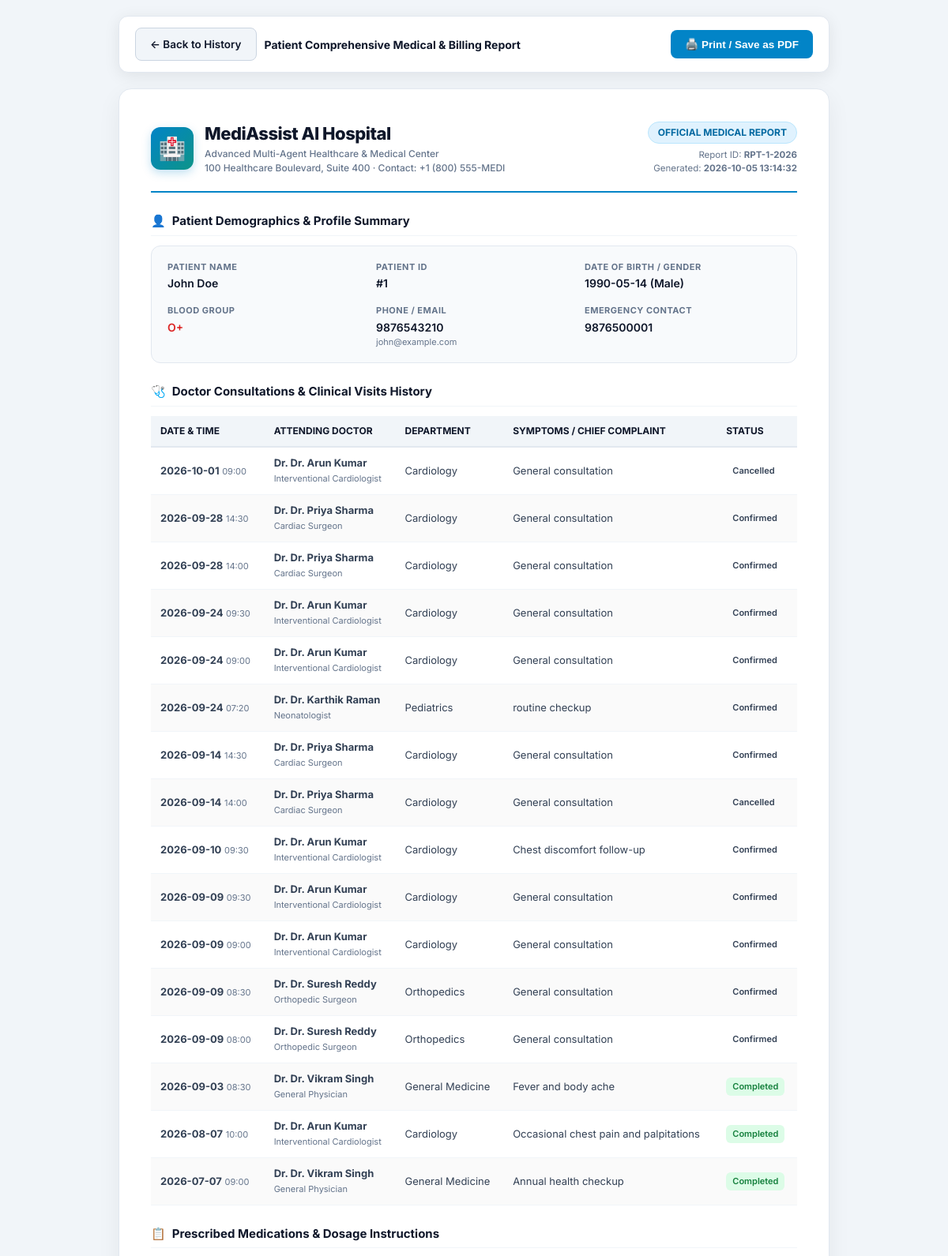
The page /patient/report (signed in, upper part) on the database its author committed.
### tables this page shows
CREATE TABLE patients (
    patient_id      INTEGER PRIMARY KEY AUTOINCREMENT,
    user_id         INTEGER UNIQUE NOT NULL,
    date_of_birth   TEXT,
    gender          TEXT,
    blood_group     TEXT,
    address         TEXT,
    emergency_contact TEXT,
    FOREIGN KEY (user_id) REFERENCES users(user_id)
);

CREATE TABLE users (
    user_id         INTEGER PRIMARY KEY AUTOINCREMENT,
    username        TEXT UNIQUE NOT NULL,
    email           TEXT UNIQUE NOT NULL,
    password_hash   TEXT NOT NULL,
    role            TEXT NOT NULL DEFAULT 'patient',   -- patient | admin
    full_name       TEXT NOT NULL,
    phone           TEXT,
    created_at      TIMESTAMP DEFAULT CURRENT_TIMESTAMP,
    is_active       INTEGER DEFAULT 1
);

CREATE TABLE appointments (
    appointment_id  INTEGER PRIMARY KEY AUTOINCREMENT,
    patient_id      INTEGER NOT NULL,
    doctor_id       INTEGER NOT NULL,
    appointment_date TEXT NOT NULL,   -- YYYY-MM-DD
    appointment_time TEXT NOT NULL,   -- HH:MM
    status          TEXT DEFAULT 'confirmed',  -- confirmed | cancelled | completed | rescheduled
    reason          TEXT,
    created_at      TIMESTAMP DEFAULT CURRENT_TIMESTAMP,
    FOREIGN KEY (patient_id) REFERENCES patients(patient_id),
    FOREIGN KEY (doctor_id) REFERENCES doctors(doctor_id)
);

CREATE TABLE doctors (
    doctor_id       INTEGER PRIMARY KEY AUTOINCREMENT,
    full_name       TEXT NOT NULL,
    department_id   INTEGER NOT NULL,
    specialization  TEXT NOT NULL,
    qualification   TEXT,
    experience_years INTEGER,
    available_days  TEXT,          -- e.g. Mon,Tue,Wed,Thu,Fri
    available_time  TEXT,          -- e.g. 09:00-13:00
    consultation_fee REAL DEFAULT 500,
    rating          REAL DEFAULT 4.5,
    room_no         TEXT,
    FOREIGN KEY (department_id) REFERENCES departments(department_id)
);

CREATE TABLE departments (
    department_id   INTEGER PRIMARY KEY AUTOINCREMENT,
    name            TEXT UNIQUE NOT NULL,
    description     TEXT,
    services        TEXT,          -- comma separated services
    location        TEXT,          -- floor / block
    timings         TEXT,          -- opening hours
    contact_ext     TEXT
);

### routes/patient.py (the view, shortened to what this page needs)
@patient_bp.route("/patient/report")
@patient_bp.route("/patient/<int:patient_id>/report")
@login_required
def generate_report(patient_id=None):
    from datetime import datetime
    user = get_current_user()
    target_patient = None
    if not target_patient:
        target_patient = query(
            """SELECT p.*, u.full_name, u.email, u.phone, u.username
               FROM patients p
               JOIN users u ON p.user_id = u.user_id
               WHERE p.user_id = ?""",
            (user["user_id"],),
            fetchone=True,
        )
    if not target_patient:
        flash("Patient not found.", "danger")
        return redirect(url_for("patient.medical_history"))
    pid = target_patient["patient_id"]
    appointments = query(
        """SELECT a.*, d.full_name as doctor_name, d.specialization, dept.name as department_name
           FROM appointments a
           JOIN doctors d ON a.doctor_id = d.doctor_id
           JOIN departments dept ON d.department_id = dept.department_id
           WHERE a.patient_id = ?
           ORDER BY a.appointment_date DESC, a.appointment_time DESC""",
        (pid,),
    ) or []
    prescriptions = query(
        """SELECT p.*, d.full_name as doctor_name
           FROM prescriptions p
           JOIN doctors d ON p.doctor_id = d.doctor_id
           WHERE p.patient_id = ?
           ORDER BY p.date_issued DESC""",
        (pid,),
    ) or []
    lab_reports = query(
        """SELECT r.*, t.test_name, t.category as test_category
           FROM lab_reports r
           JOIN lab_tests t ON r.test_id = t.test_id
           WHERE r.patient_id = ?
           ORDER BY r.booked_date DESC""",
        (pid,),
    ) or []
    bills = query("SELECT * FROM bills WHERE patient_id = ? ORDER BY date_issued DESC", (pid,)) or []
    payments = query(
        """SELECT p.*, b.description as bill_description FROM payments p
           JOIN bills b ON p.bill_id = b.bill_id
           WHERE p.patient_id = ? ORDER BY p.paid_at DESC""",
        (pid,),
    ) or []
    total_billed = sum(b["amount"] for b in bills)
    total_paid = sum(p["amount_paid"] for p in payments)
    total_unpaid = sum(b["amount"] for b in bills if b["status"] == "unpaid")
    now = datetime.now()
    generated_at = now.strftime("%Y-%m-%d %H:%M:%S")
    now_year = now.year
    return render_template(
        "patient_report.html",
        user=user,
        patient=target_patient,
        appointments=appointments,
        prescriptions=prescriptions,
        lab_reports=lab_reports,
        bills=bills,
        payments=payments,
        total_billed=total_billed,
        total_paid=total_paid,
        total_unpaid=total_unpaid,
        generated_at=generated_at,
        now_year=now_year,
    )

### database/db.py (called while the page is built)
def get_connection():
    conn = sqlite3.connect(DB_PATH)
    conn.row_factory = sqlite3.Row
    conn.execute("PRAGMA foreign_keys = ON")
    return conn

def query(sql, params=(), fetchone=False, commit=False):
    conn = get_connection()
    cur = conn.cursor()
    cur.execute(sql, params)
    if commit:
        conn.commit()
        last_id = cur.lastrowid
        conn.close()
        return last_id
    rows = cur.fetchone() if fetchone else cur.fetchall()
    conn.close()
    if rows is None:
        return None
    if fetchone:
        return dict(rows)
    return [dict(r) for r in rows]

### routes/auth.py (called while the page is built)
def login_required(f):
    @wraps(f)
    def wrapper(*args, **kwargs):
        if "user_id" not in session:
            if request.path.startswith("/api/"):
                return jsonify({"error": "Authentication required"}), 401
            flash("Please log in to continue.", "warning")
            return redirect(url_for("auth.login", next=request.path))
        return f(*args, **kwargs)
    return wrapper

def get_current_user():
    if "user_id" not in session:
        return None
    return query("SELECT * FROM users WHERE user_id = ?", (session["user_id"],), fetchone=True)

### templates/patient_report.html (shortened to what this page needs)
<!DOCTYPE html>
<html lang="en">
<head>
</head>
<body>
  <div class="no-print-toolbar">
    <div style="display: flex; align-items: center; gap: 10px;">
      <a href="{{ url_for('patient.medical_history', patient_id=patient.patient_id) }}" class="btn btn-secondary">
        ← Back to History
      </a>
      <span style="font-weight: 700; color: var(--dark);">Patient Comprehensive Medical & Billing Report</span>
    </div>
    <div style="display: flex; gap: 10px;">
      <button onclick="window.print()" class="btn btn-primary">
        🖨️ Print / Save as PDF
      </button>
    </div>
  </div>
  <div class="report-container">
    <div class="hospital-header">
      <div class="hospital-brand">
        <div class="logo-icon">🏥</div>
        <div>
          <div class="hospital-title">MediAssist AI Hospital</div>
          <div class="hospital-subtitle">Advanced Multi-Agent Healthcare & Medical Center</div>
          <div class="hospital-subtitle">100 Healthcare Boulevard, Suite 400 · Contact: +1 (800) 555-MEDI</div>
        </div>
      </div>
      <div class="report-meta">
        <span class="report-badge">OFFICIAL MEDICAL REPORT</span>
        <div class="report-meta-text">Report ID: <b>RPT-{{ patient.patient_id }}-{{ now_year }}</b></div>
        <div class="report-meta-text">Generated: <b>{{ generated_at }}</b></div>
      </div>
    </div>
    <div class="section-title">
      <span>👤</span> Patient Demographics & Profile Summary
    </div>
    <div class="demographics-grid">
      <div class="demo-item">
        <span class="demo-label">Patient Name</span>
        <span class="demo-val">{{ patient.full_name }}</span>
      </div>
      <div class="demo-item">
        <span class="demo-label">Patient ID</span>
        <span class="demo-val">#{{ patient.patient_id }}</span>
      </div>
      <div class="demo-item">
        <span class="demo-label">Date of Birth / Gender</span>
        <span class="demo-val">{{ patient.date_of_birth or 'N/A' }} ({{ patient.gender or 'N/A' | capitalize }})</span>
      </div>
      <div class="demo-item">
        <span class="demo-label">Blood Group</span>
        <span class="demo-val" style="color: var(--danger);">{{ patient.blood_group or 'N/A' }}</span>
      </div>
      <div class="demo-item">
        <span class="demo-label">Phone / Email</span>
        <span class="demo-val">{{ patient.phone or 'N/A' }}</span>
        <span style="font-size: 11px; color: var(--text-muted);">{{ patient.email or 'N/A' }}</span>
      </div>
      <div class="demo-item">
        <span class="demo-label">Emergency Contact</span>
        <span class="demo-val">{{ patient.emergency_contact or 'N/A' }}</span>
      </div>
    </div>
    <div class="section-title">
      <span>🩺</span> Doctor Consultations & Clinical Visits History
    </div>
    {% if appointments %}
    <table class="report-table">
      <thead>
        <tr>
          <th>Date & Time</th>
          <th>Attending Doctor</th>
          <th>Department</th>
          <th>Symptoms / Chief Complaint</th>
          <th>Status</th>
        </tr>
      </thead>
      <tbody>
        {% for a in appointments %}
        <tr>
          <td><b>{{ a.appointment_date }}</b> <span style="font-size: 11px; color: var(--text-muted);">{{ a.appointment_time }}</span></td>
          <td><b>Dr. {{ a.doctor_name }}</b><br><span style="font-size: 11px; color: var(--text-muted);">{{ a.specialization }}</span></td>
          <td>{{ a.department_name }}</td>
          <td>{{ a.reason or 'Routine Checkup / Consultation' }}</td>
          <td><span class="badge badge-{{ a.status }}">{{ a.status }}</span></td>
        </tr>
        {% endfor %}
      </tbody>
    </table>
    {% else %}
    <p style="font-size: 12.5px; color: var(--text-muted); font-style: italic;">No clinical consultation records found.</p>
    {% endif %}
    <div class="section-title">
      <span>📋</span> Prescribed Medications & Dosage Instructions
    </div>
  </div>
</body>
</html>

### templates/patient_report.html (style rules this page uses)
:root { --primary: #0284c7; --primary-dark: #0369a1; --primary-light: #e0f2fe; --accent: #0d9488; --dark: #0f172a; --text: #334155; --text-muted: #64748b; --border: #e2e8f0; --bg: #f8fafc; --success: #16a34a; --warning: #d97706; --danger: #dc2626; }
* { box-sizing: border-box; margin: 0; padding: 0; }
body { font-family: 'Inter', system-ui, -apple-system, sans-serif; background-color: #f1f5f9; color: var(--text); line-height: 1.5; font-size: 14px; padding: 20px 10px; }
.no-print-toolbar { max-width: 900px; margin: 0 auto 20px auto; background: #ffffff; padding: 14px 20px; border-radius: 12px; box-shadow: 0 4px 20px rgba(0,0,0,0.08); display: flex; justify-content: space-between; align-items: center; flex-wrap: wrap; gap: 12px; border: 1px solid var(--border); }
.btn { display: inline-flex; align-items: center; gap: 8px; padding: 10px 18px; border-radius: 8px; font-weight: 600; font-size: 13.5px; text-decoration: none; cursor: pointer; border: none; transition: all 0.2s ease; }
.btn-primary { background: var(--primary); color: white; }
.btn-secondary { background: #f1f5f9; color: var(--dark); border: 1px solid #cbd5e1; }
.report-container { max-width: 900px; margin: 0 auto; background: #ffffff; padding: 40px; border-radius: 16px; box-shadow: 0 10px 30px rgba(0,0,0,0.06); border: 1px solid var(--border); position: relative; }
.hospital-header { display: flex; justify-content: space-between; align-items: center; border-bottom: 2px solid var(--primary); padding-bottom: 20px; margin-bottom: 25px; }
.hospital-brand { display: flex; align-items: center; gap: 14px; }
.logo-icon { width: 54px; height: 54px; background: linear-gradient(135deg, var(--primary), var(--accent)); color: white; border-radius: 12px; display: flex; align-items: center; justify-content: center; font-size: 28px; box-shadow: 0 4px 12px rgba(2, 132, 199, 0.25); }
.hospital-title { font-size: 22px; font-weight: 800; color: var(--dark); letter-spacing: -0.5px; }
.hospital-subtitle { font-size: 12px; color: var(--text-muted); font-weight: 500; }
.report-meta { text-align: right; }
.report-badge { display: inline-block; background: var(--primary-light); color: var(--primary-dark); padding: 4px 12px; border-radius: 20px; font-weight: 700; font-size: 12px; margin-bottom: 6px; border: 1px solid #bae6fd; }
.report-meta-text { font-size: 11.5px; color: var(--text-muted); }
.section-title { font-size: 15px; font-weight: 700; color: var(--dark); margin: 25px 0 12px 0; padding-bottom: 6px; border-bottom: 1.5px solid #f1f5f9; display: flex; align-items: center; gap: 8px; }
.demographics-grid { display: grid; grid-template-columns: repeat(3, 1fr); gap: 16px; background: #f8fafc; padding: 18px 20px; border-radius: 12px; border: 1px solid #e2e8f0; margin-bottom: 20px; }
.demo-item { display: flex; flex-direction: column; }
.demo-label { font-size: 11px; font-weight: 700; text-transform: uppercase; color: var(--text-muted); letter-spacing: 0.5px; }
.demo-val { font-size: 14px; font-weight: 600; color: var(--dark); margin-top: 2px; }
.report-table { width: 100%; border-collapse: collapse; margin-top: 8px; font-size: 13px; }
.report-table th { background: #f1f5f9; color: var(--dark); font-weight: 700; text-align: left; padding: 10px 12px; border-bottom: 2px solid var(--border); font-size: 12px; text-transform: uppercase; }
.report-table td { padding: 10px 12px; border-bottom: 1px solid #f1f5f9; color: var(--text); }
.report-table tr:nth-child(even) { background-color: #fafafa; }
.badge { display: inline-block; padding: 3px 8px; border-radius: 6px; font-size: 11px; font-weight: 600; text-transform: capitalize; }
.badge-paid, .badge-ready, .badge-completed { background: #dcfce7; color: #15803d; }

### rows shown on the page
patients: patient_id "1", date_of_birth "1990-05-14", gender "Male", blood_group "O+", emergency_contact "9876500001"
users: full_name "John Doe", phone "9876543210", email "john@example.com"
appointments: appointment_date "2026-10-01", appointment_time "09:00", doctor_name "Dr. Arun Kumar", specialization "Interventional Cardiologist", department_name "Cardiology", reason "General consultation", status "Cancelled"
appointments: appointment_date "2026-09-28", appointment_time "14:30", doctor_name "Dr. Priya Sharma", specialization "Cardiac Surgeon", department_name "Cardiology", reason "General consultation", status "Confirmed"
appointments: appointment_date "2026-09-28", appointment_time "14:00", doctor_name "Dr. Priya Sharma", specialization "Cardiac Surgeon", department_name "Cardiology", reason "General consultation", status "Confirmed"
appointments: appointment_date "2026-09-24", appointment_time "09:30", doctor_name "Dr. Arun Kumar", specialization "Interventional Cardiologist", department_name "Cardiology", reason "General consultation", status "Confirmed"
appointments: appointment_date "2026-09-24", appointment_time "09:00", doctor_name "Dr. Arun Kumar", specialization "Interventional Cardiologist", department_name "Cardiology", reason "General consultation", status "Confirmed"
appointments: appointment_date "2026-09-24", appointment_time "07:20", doctor_name "Dr. Karthik Raman", specialization "Neonatologist", department_name "Pediatrics", reason "routine checkup", status "Confirmed"
appointments: appointment_date "2026-09-14", appointment_time "14:30", doctor_name "Dr. Priya Sharma", specialization "Cardiac Surgeon", department_name "Cardiology", reason "General consultation", status "Confirmed"
appointments: appointment_date "2026-09-14", appointment_time "14:00", doctor_name "Dr. Priya Sharma", specialization "Cardiac Surgeon", department_name "Cardiology", reason "General consultation", status "Cancelled"
appointments: appointment_date "2026-09-10", appointment_time "09:30", doctor_name "Dr. Arun Kumar", specialization "Interventional Cardiologist", department_name "Cardiology", reason "Chest discomfort follow-up", status "Confirmed"
appointments: appointment_date "2026-09-09", appointment_time "09:30", doctor_name "Dr. Arun Kumar", specialization "Interventional Cardiologist", department_name "Cardiology", reason "General consultation", status "Confirmed"
appointments: appointment_date "2026-09-09", appointment_time "09:00", doctor_name "Dr. Arun Kumar", specialization "Interventional Cardiologist", department_name "Cardiology", reason "General consultation", status "Confirmed"
appointments: appointment_date "2026-09-09", appointment_time "08:30", doctor_name "Dr. Suresh Reddy", specialization "Orthopedic Surgeon", department_name "Orthopedics", reason "General consultation", status "Confirmed"
appointments: appointment_date "2026-09-09", appointment_time "08:00", doctor_name "Dr. Suresh Reddy", specialization "Orthopedic Surgeon", department_name "Orthopedics", reason "General consultation", status "Confirmed"
appointments: appointment_date "2026-09-03", appointment_time "08:30", doctor_name "Dr. Vikram Singh", specialization "General Physician", department_name "General Medicine", reason "Fever and body ache", status "Completed"
appointments: appointment_date "2026-08-07", appointment_time "10:00", doctor_name "Dr. Arun Kumar", specialization "Interventional Cardiologist", department_name "Cardiology", reason "Occasional chest pain and palpitations", status "Completed"
appointments: appointment_date "2026-07-07", appointment_time "09:00", doctor_name "Dr. Vikram Singh", specialization "General Physician", department_name "General Medicine", reason "Annual health checkup", status "Completed"
